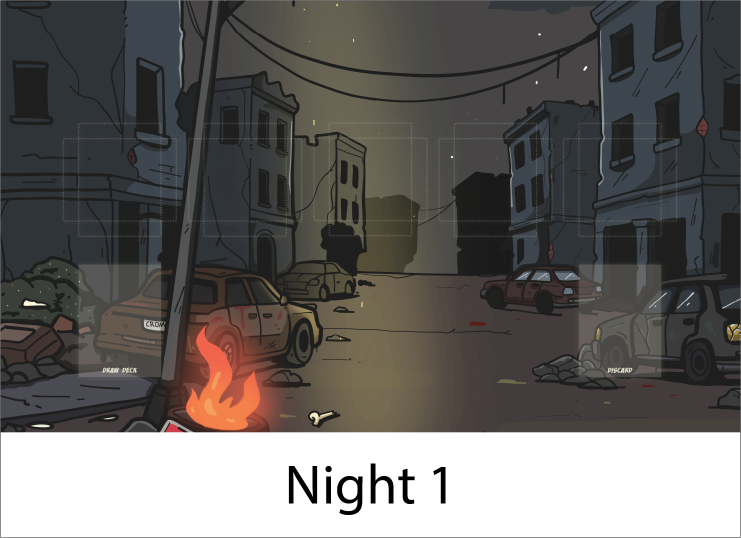
#> input picture images/Night 1 xs - labeled.png, 1482 x 1076 px (shown at 1/2 size)
$ python prepare-item-art.py
#> lines starting #> are read from the running program, lines starting #| are printed output that depends on the picture
#!/usr/bin/env python3
"""
Turns the BackerKit product exports into the masters the site expects.

The exports arrive with spaces in their names and, in the playmats' case, a
white label band across the bottom ("Night 1", "Board Playmat"). The order
panel already names each item in text beside the picture, so the band is
duplicated information and a white stripe through an otherwise dark
thumbnail. This crops it off.

The crop line is found rather than hardcoded: scanning down from 60% height,
the first row that is light all the way across is the top of the band. On the
current exports that lands at y=865 of 1076 for all five mats, which gives
1482x865. The detection matters if the mats are ever re-exported at another
size. Note the result is 1.71:1, which is the mockup's proportion and not the
physical mat's: the mats are 24 by 10 inches, or 2.4:1.

Sources are not modified. Re-run it after dropping in new exports, then run
tools/build-images.sh to regenerate images/opt/.

Usage:  python3 tools/prepare-item-art.py
"""

import os
import sys

try:
    from PIL import Image
except ImportError:
    sys.exit("This needs Pillow:  python3 -m pip install --user Pillow")

ROOT = os.path.join(os.path.dirname(os.path.abspath(__file__)), "..")
IMAGES = os.path.join(ROOT, "images")

# Playmats: crop the label band off the bottom.
CROP = {
    "Night 1 xs - labeled.png": "Mat_Night_1.png",
    "Night 2 xs - labeled.png": "Mat_Night_2.png",
    "Night 3 xs - labeled.png": "Mat_Night_3.png",
    "Night 4 xs - labeled.png": "Mat_Night_4.png",
    "Board Playmat - labeled.png": "Mat_Board.png",
}

# Edition shots: trim the white surround so the product fills its frame.
#
# The order panel fits these with object-fit:contain, because the three are
# different shapes and cropping to a common frame would cut product out of
# the picture. Contain means the white surround baked into a master shrinks
# the product on the card, and the surrounds differ wildly: the Core shot is
# 56% empty width, the Horde shot 25%, the Overlord shot 9%. Trimming them
# all to content makes the three cards show products at a matching size.
#
# Gold_Trim_Thematic_MockUp also carries a 5px black frame, which a contain
# fit shows as a stray rectangle where the old cover fit cropped it away.
# FRAME below is ignored when looking for content, so the trim removes it.
#
# The originals are left alone: they are still the og:image and the artwork
# in other sections. These are separate, prepared masters.
TRIM = {
    "Gold_Trim_Thematic_MockUp.png": "Core_Edition.png",
    "Horde_Bundle.png": "Horde_Edition.png",
    "Overlord Bundle - Post KS.png": "Overlord_Bundle.png",
}

LIGHT = 250   # a pixel this bright counts as part of the label band
EDGE = 4      # ignore the hairline frame down each side
FRAME = 8     # px of printed border to ignore when looking for content
PAD = 0.02    # breathing room left around a trimmed product, share of width
LONG_EDGE = 1600  # cap on a prepared master; the widest derivative is 700


def on_white(im):
    """Flatten onto white so the alpha channel cannot read as black."""
    im = im.convert("RGBA")
    bg = Image.new("RGBA", im.size, (255, 255, 255, 255))
    return Image.alpha_composite(bg, im).convert("RGB")


def label_top(im):
    """First row of the bottom label band, or None if there is no band."""
    w, h = im.size
    px = on_white(im).convert("L").load()
    for y in range(int(h * 0.6), h):
        if all(px[x, y] >= LIGHT for x in range(EDGE, w - EDGE, 5)):
            return y
    return None


def content_box(im):
    """Bounding box of the product, ignoring a printed border and white."""
    w, h = im.size
    inner = on_white(im).crop((FRAME, FRAME, w - FRAME, h - FRAME))
    mask = inner.convert("L").point(lambda p: 0 if p >= 247 else 255)
    bb = mask.getbbox()
    if not bb:
        return None
    pad = int(w * PAD)
    return (max(0, bb[0] + FRAME - pad), max(0, bb[1] + FRAME - pad),
            min(w, bb[2] + FRAME + pad), min(h, bb[3] + FRAME + pad))


def main():
    missing = []
    wrote = 0

    for src_name, out_name in CROP.items():
        src = os.path.join(IMAGES, src_name)
        if not os.path.isfile(src):
            missing.append(src_name)
            continue
        im = Image.open(src)
#> im is the input picture: PIL image 1482x1076 RGBA; mean R, G, B, A 101.8, 99.2, 97, 254.5
        w, h = im.size
#> w = 1482; h = 1076
        cut = label_top(im)
#> in on_white, `bg = Image.new("RGBA", im.size, (255, 255, 255, 255))`: bg: PIL image 1482x1076 RGBA; every value is 255
#> cut = 865
        if cut is None:
            print("  !! %s: no label band found, copying whole" % src_name)
            cut = h
        out = os.path.join(IMAGES, out_name)
        im.crop((0, 0, w, cut)).save(out)
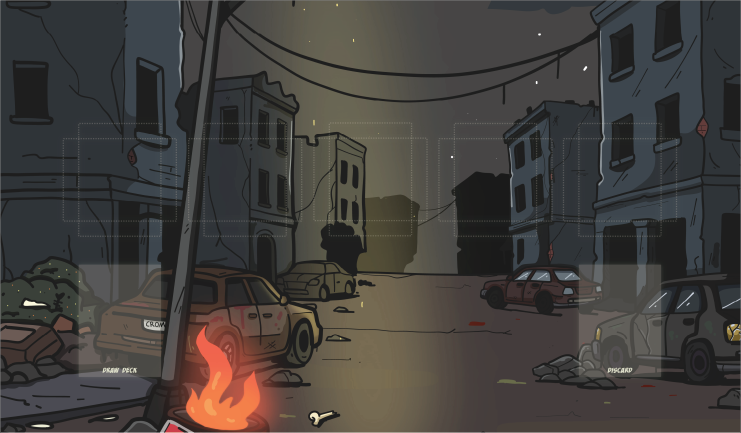
#> saved as Mat_Night_1.png: PIL image 1482x865 RGBA (shown at 1/2 size); mean R, G, B, A 66.6, 63.4, 60.6, 254.7; transparent parts drawn white
        print("  %-30s -> %-20s %dx%d (was %dx%d, ratio %.4f)"
              % (src_name, out_name, w, cut, w, h, w / cut))
#|   Night 1 xs - labeled.png       -> Mat_Night_1.png      1482x865 (was 1482x1076, ratio 1.7133)
        wrote += 1
#> pass 2 of the loop in main, `for src_name, out_name in CROP.items():`:
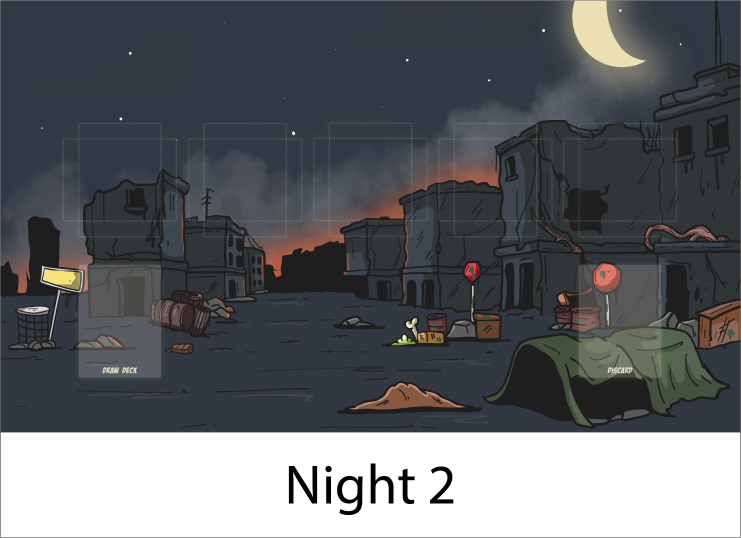
#> input picture images/Night 2 xs - labeled.png, 1482 x 1076 px (shown at 1/2 size)
#> in main, im is the input picture: PIL image 1482x1076 RGBA; mean R, G, B, A 95.3, 98, 101.5, 254.5
#> in main, `im.crop((0, 0, w, cut)).save(out)`:
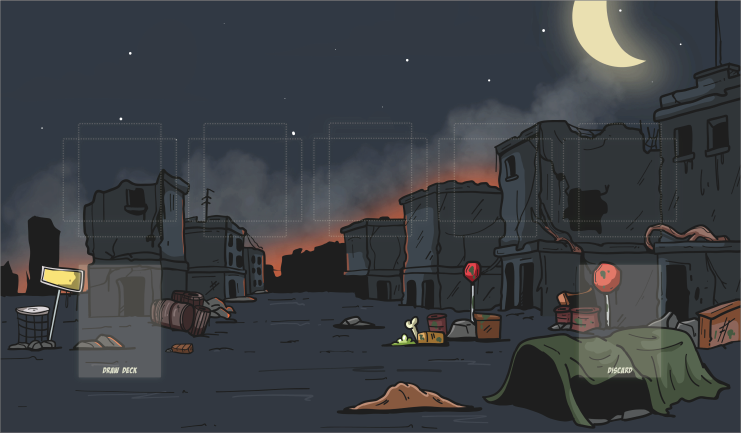
#> saved as Mat_Night_2.png: PIL image 1482x865 RGBA (shown at 1/2 size); mean R, G, B, A 58.6, 62, 66.3, 254.7; transparent parts drawn white
#|   Night 2 xs - labeled.png       -> Mat_Night_2.png      1482x865 (was 1482x1076, ratio 1.7133)
#> pass 3 of the loop in main, `for src_name, out_name in CROP.items():`:
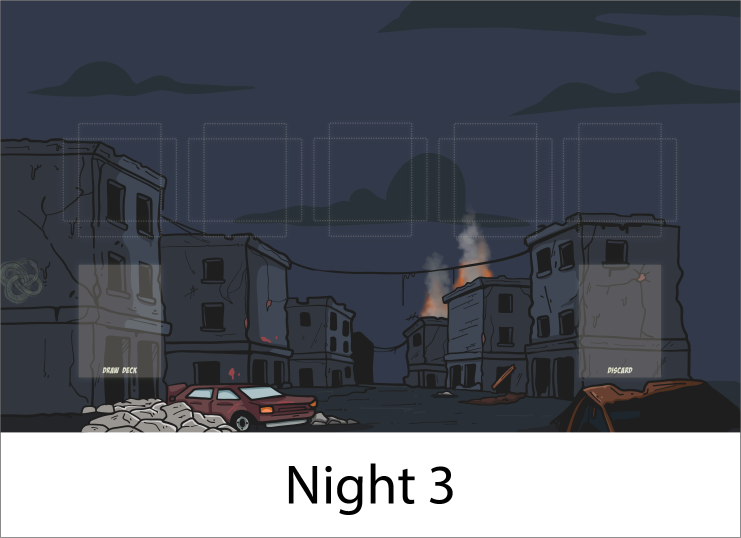
#> input picture images/Night 3 xs - labeled.png, 1482 x 1076 px (shown at 1/2 size)
#> in main, im is the input picture: PIL image 1482x1076 RGBA; mean R, G, B, A 90.3, 94.1, 102.8, 254.5
#> in main, `im.crop((0, 0, w, cut)).save(out)`:
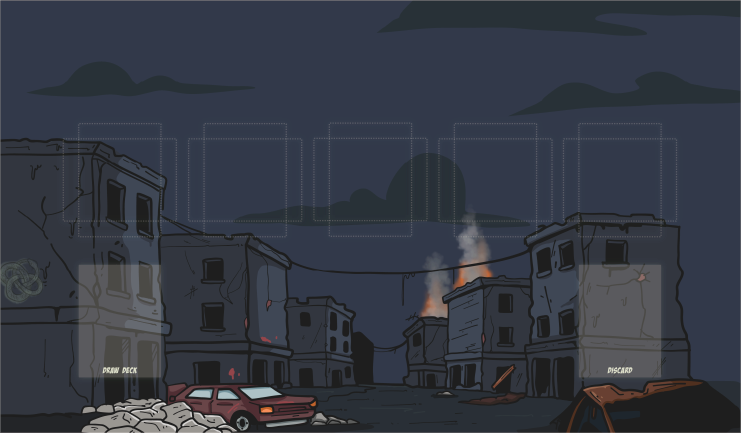
#> saved as Mat_Night_3.png: PIL image 1482x865 RGBA (shown at 1/2 size); mean R, G, B, A 52.3, 57.1, 67.9, 254.7; transparent parts drawn white
#|   Night 3 xs - labeled.png       -> Mat_Night_3.png      1482x865 (was 1482x1076, ratio 1.7133)
#> the loop made 5 passes; the first 3 are shown

    for src_name, out_name in TRIM.items():
        src = os.path.join(IMAGES, src_name)
        if not os.path.isfile(src):
            missing.append(src_name)
            continue
        im = Image.open(src)
        w, h = im.size
        bb = content_box(im)
        if bb is None:
            print("  !! %s: no content found, skipped" % src_name)
            continue
        out_im = on_white(im).crop(bb)
        ow, oh = out_im.size
        if max(ow, oh) > LONG_EDGE:
            scale = LONG_EDGE / float(max(ow, oh))
            out_im = out_im.resize((int(ow * scale), int(oh * scale)), Image.LANCZOS)
        fw, fh = out_im.size
        out_im.save(os.path.join(IMAGES, out_name))
        print("  %-30s -> %-20s %dx%d trimmed from %dx%d, ratio %.3f"
              % (src_name, out_name, fw, fh, w, h, fw / float(fh)))
        wrote += 1
#> pass 2 of the loop in main, `for src_name, out_name in TRIM.items():`:
#> pass 3 of the loop in main, `for src_name, out_name in TRIM.items():`:

    for m in missing:
        print("  -- not present, skipped: %s" % m)

    print("\n%d master(s) written. Now run:  bash tools/build-images.sh" % wrote)


if __name__ == "__main__":
    main()
